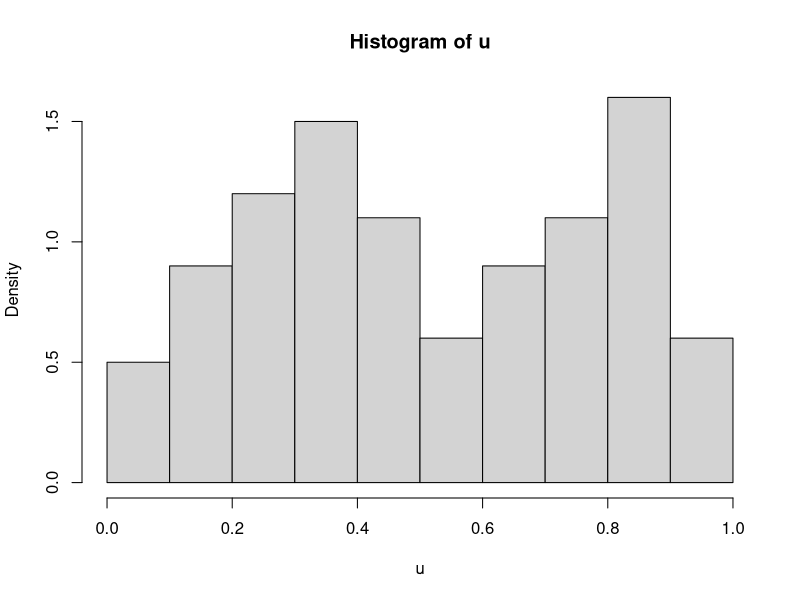
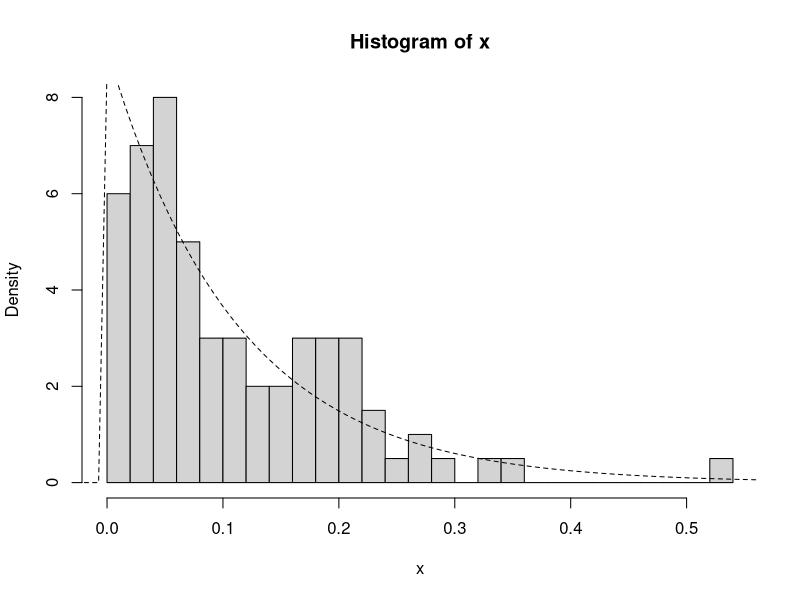
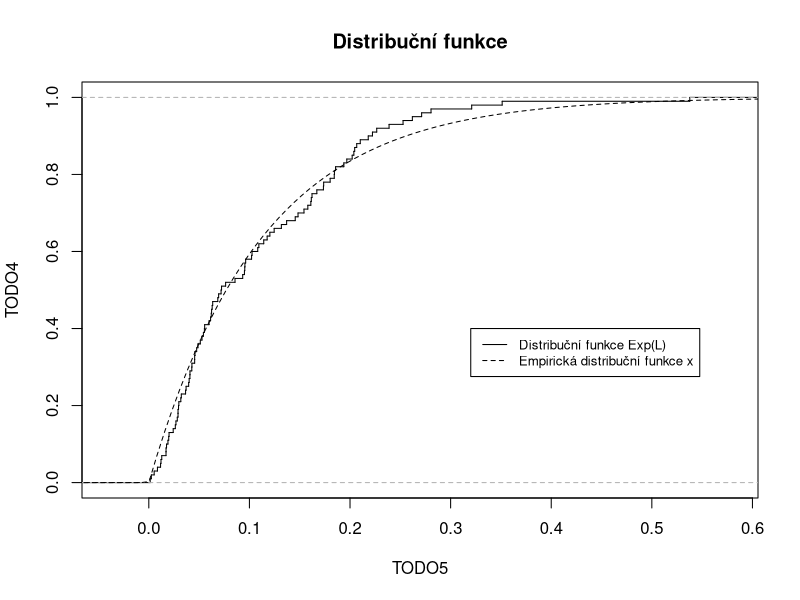
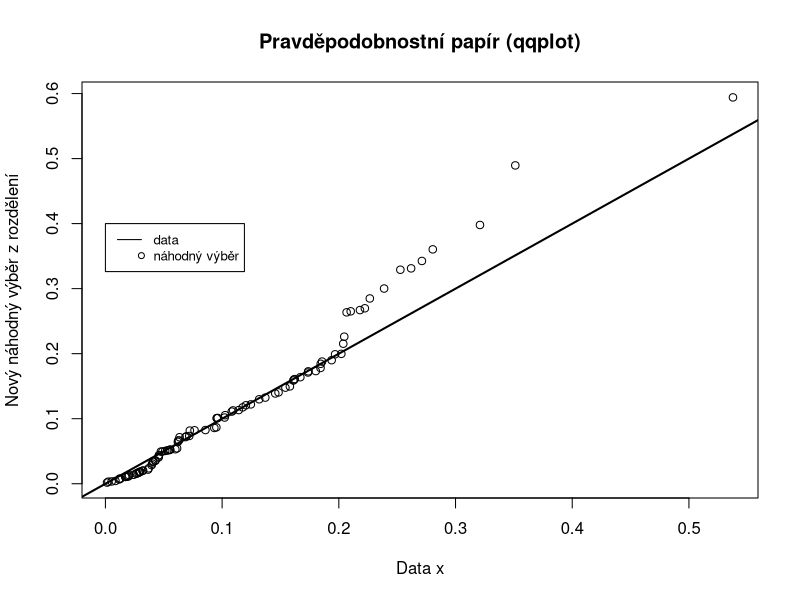
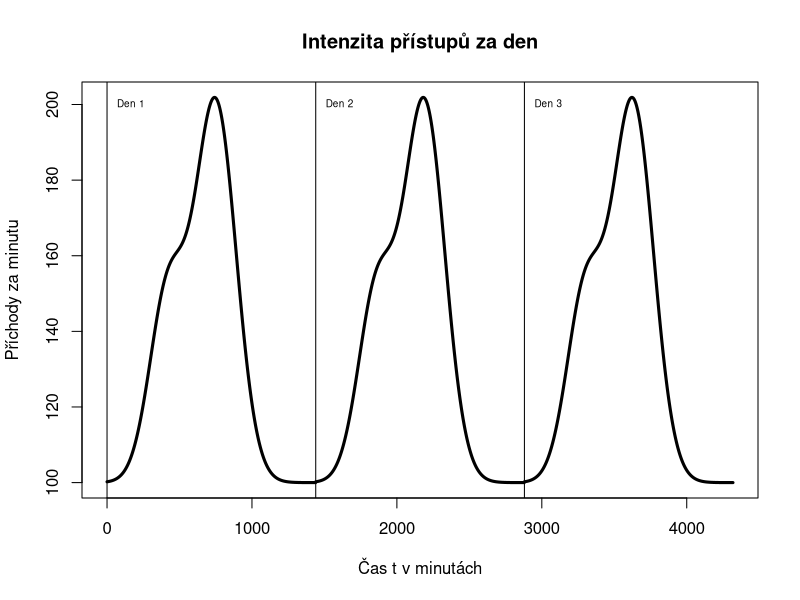
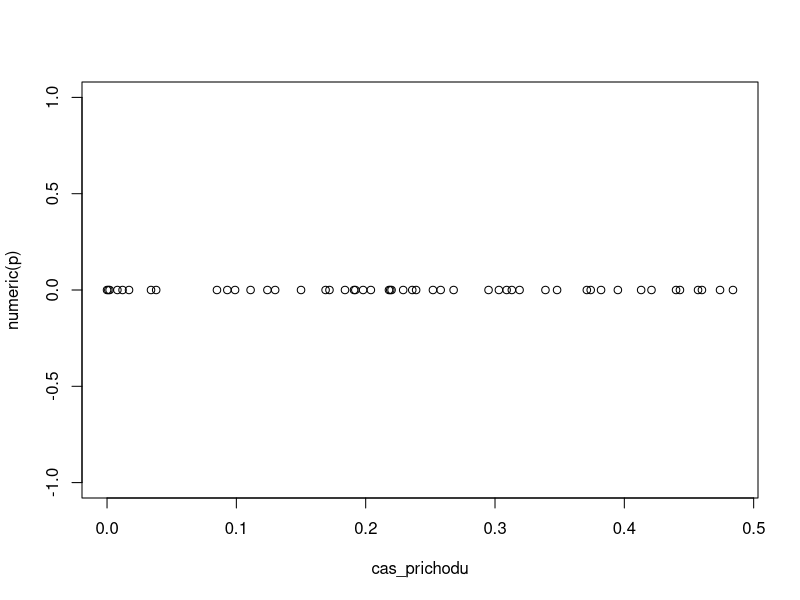
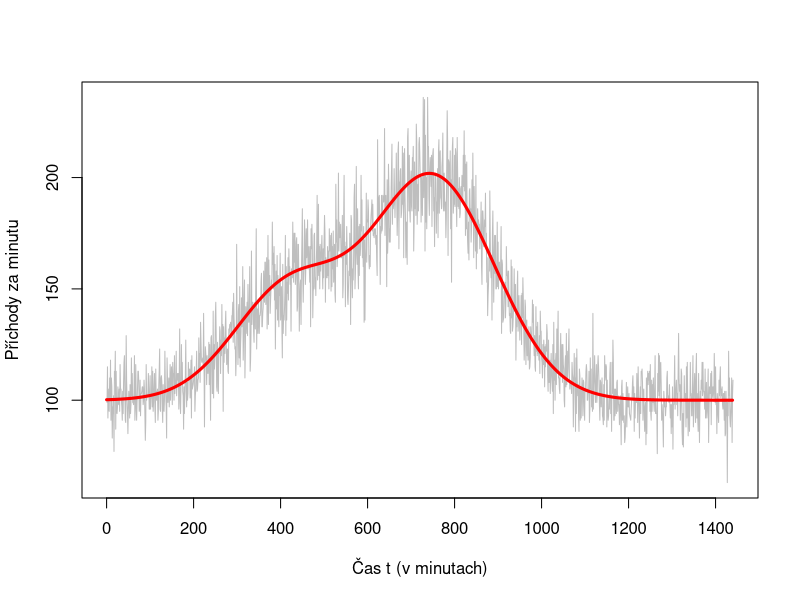
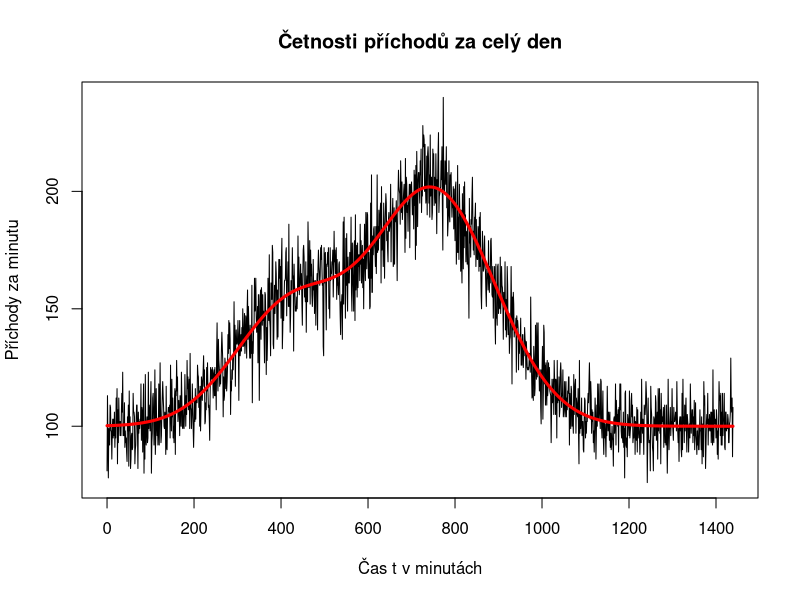

The R source for these figures, in order:
# MP-SPI 2015 ukol 1
# zdrojovy kod
# autori:
#   nesrotom - 107 - Nesrovnal Tomas
#   krakovoj - 103 - Krakora Vojtech
#   sabattom - 103 - Sabata Tomas
#################################################################
`+<-` <- `+` # operator += 
`-<-` <- `-` # operator -=
#################################################################
# NASTAVENI PROMENNYCH K, L
K=nchar('Tomas') # |jmeno|, K = 5
L=nchar('Nesrovnal') # |prijmeni|, L = 10
#################################################################
# 1.1
# http://en.wikipedia.org/wiki/Exponential_distribution#Generating_exponential_variates
n=K*20
u=runif(n, min=0, max=1) # Generuje n náhodných hodnot z UNIF(0,1)
x=-log(1-u)/L # Exp rozdělení z rovnoměrného inverzní distr. fcí.
#################################################################
# 1.2
hist(u,freq=FALSE)
hist(x,breaks=5*K,freq=FALSE) # Histogram našich hodnot
#help(hist) freq --> logical;
#if TRUE, the histogram graphic is a representation of frequencies, the counts component of the result;
#if FALSE, probability densities, component density, are plotted (so that the histogram has a total area of one).
xWidth=max(x)-min(x) # Rozpětí hodnot
xGrid=seq(min(x)-0.2*xWidth,max(x)+0.2*xWidth,length=n) # vytvoří hodnoty kvantilů (?)
lines(xGrid,dexp(xGrid,rate=L),col="black",lty=2) # přiloží graf hustoty k histogramu
################################################################
# 1.3 Opsáno ze zadáni, graf emp. exp. fce
plot(ecdf(x),verticals=TRUE,do.points=FALSE,
     lty=1,
     col="black",
     main="Distribuční funkce",
     ylab="TODO4",
     xlab="TODO5")
lines(xGrid,pexp(xGrid,rate=L),col="black",lty=2)
legend(x=0.32,y=0.4,c("Distribuční funkce Exp(L)",
       "Empirická distribuční funkce x"),
       cex=.8, 
       col=c("black","black"),
       lty=c(1,2))
################################################################
# 1.4
y=rexp(n,rate=L) # hodnoty ze stejného rozdělení jako se kterým porovnáváme
qqplot(x,y, main="Pravděpodobnostní papír (qqplot)",
       ylab="Nový náhodný výběr z rozdělení",
       xlab="Data x")
abline(0,1,col="black",lwd=2,lty=1)
legend(x=0,y=0.4,c("data",
                      "náhodný výběr"),
       cex=.8, 
       col=c("black","black"),
       lwd=1,
       pch=c(NA,1),
       lty=c(1,0),
       merge=FALSE
       )
#Pokud jsou hodnoty obou rozdělení stejné, ležely by na červené čáře. Hodnoty nejdál od čáry se nejvíce vychylují.
################################################################
# 1.5
################################################################
# 1.6 TODO TODO TODO TODO TODO TODO TODO TODO TODO TODO TODO TODO TODO TODO TODO 
chisq.test(x, p=y/sum(y)) 

# Chi-squared test for given probabilities
# data:  x
# X-squared = 58.0799, df = 99, p-value = 0.9997
# Warning message:
# In chisq.test(x, p = y/sum(y)) : Chi-squared approximation may be incorrect

#TODO: najit ks.test a zkusit to podle toho

###############################################################
# 2.1
lambda = function(t){100+50*exp(-(t-420)^2/(3600*L))+100*
                     exp(-(L*(-30*L+t-480)^2)/360000)}
day=24*60
t=seq(0,3*day-1) # prvni perioda
plot(t,lambda(t%%(day)),lty="solid",lwd=3,type="l",
     main="Intenzita přístupů za den",
     ylab="Příchody za minutu",
     xlab="Čas t v minutách")
text(0,200,"Den 1",cex=0.6,pos=4)
text(24*60,200,"Den 2",cex=0.6,pos=4)
text(24*120,200,"Den 3",cex=0.6,pos=4)
abline(h=0,v=0)
abline(h=0,v=24*60)
abline(h=0,v=24*120)
###############################################################
# 2.2
p=K*10 # pocet prichodu
cas_prichodu=numeric(p)
s=10^-3 # krok v case = 1/1000 minuty
t=0 # time = Aktuální čas
# Cyklus simuluje ubíhající čas (po skocích delta) a na základě
# funkce lambda generuje příchod zákazníka
i = p # budeme delat p prichodu
while (0 < i) {
  # FIXME: tady to chce chytrej komentar jak to funguje
  if (runif(1, min=0, max=1) < lambda(t) * s) {
    `-`(i)<-1 # odebereme jeden prichod
    cas_prichodu[i] = t # oznacime cas udalosti
  }
  `+`(t)<-s # udelame krok v case
}
# aby byl graf jako na eduxu, vypiseme spolu s polem
# cas_prichodu i pole nul
plot(cas_prichodu, numeric(p))
#################################################################
# 2.3
cetnosti_za_minutu=numeric(day) # pro cely den
day_seq=seq(0,day-1)
lamda_day_seq=lambda(day_seq)
# 2.3 EDUX -----------------------------------------------------
# potrebujeme, zarovnat hodnoty lamdy mezi 0-1. to udelame tak
# ze vysledek lamda(x) vydelime maximalni hodnotou
max_lambda = max(lambda(day_seq))
scaled_lambda = function(t){lambda(t)/max_lambda}
arrivals = NULL;
posledni_prichod = 0
while (posledni_prichod < day) {
  `+`(posledni_prichod)<-rexp(1,rate=max_lambda)
  if (runif(1, min=0, max=1) < (scaled_lambda(posledni_prichod))){
    arrivals = append(arrivals, posledni_prichod)
  }
} 
hi = hist(arrivals, plot=FALSE, breaks=day)
plot(hi$counts[hi$mids], type="l", col='gray',
     xlab="Čas t (v minutach)",
     ylab="Příchody za minutu")
lines (day_seq, lamda_day_seq, type="l", lwd=3, col="red")
# 2.3 VYLEPSENO ------------------------------------------------
# V "cestnosti_za_minutu[m]" bude pocet prichodu
# za minutu "m".
# Cely den projdu po krocich "s" a pokud nahodne
# vygenerovane cislo bude pod mez, pridam prisup
# k dane minute. Protoze krok "s" je mensi nez
# minuta, je potreba oriznout desetinnou cast
# od casu "t", abysme dostali cele minuty.
t = day
while (0 < t) {
  if (runif(1, min=0, max=1) < lambda(t) * s) {
    `+`(cetnosti_za_minutu[(t %/% 1)+1])<-1
  }
  `-`(t)<-s
}
plot(day_seq, cetnosti_za_minutu, lwd=1, type='l',
     main="Četnosti příchodů za celý den",
     ylab="Příchody za minutu",
     xlab="Čas t v minutách")
lines(day_seq,lamda_day_seq, lwd=3, col='red')
############################################################################
# 3
vezme_kuryra=K/(K+L)  # Ze všech zákazníků K/(K+L) použije kurýrní službu
za_minutu_kuryr=numeric(day) 
# Cyklus prochází všechny minutové výskyty a spočíta pravděpodobnosti,
# že zákazník použije kurýra
m=day
while (0 < m) { # pro kazdou minutu po cely den
  o=cetnosti_za_minutu[m] # pocet objednavek za minutu m
  while(0<o){ # pro vsechny objednavky za tu minutu
    if(runif(1,min=0,max=1)<vezme_kuryra){ # zvoli kuryra?
      `+`(za_minutu_kuryr[m])<-1
    }
    `-`(o)<-1 # o--
  }
  `-`(m)<-1 # m--
}
za_minutu_posta=cetnosti_za_minutu-za_minutu_kuryr
plot(day_seq,za_minutu_kuryr,lwd=1,col='lightgreen',type='l',
     ylim=c(10,150),
     main="Způsoby dodávky",
     ylab="Četnosti příchodů objednávek",
     xlab="Čas t v minutách")
lines(day_seq,lamda_day_seq*vezme_kuryra,lwd=3,col='green')
lines(day_seq,za_minutu_posta,lwd=1, col='lightpink',type='l')
# pravdepodovnost, ze vezmou postu je doplnkem k tomu,
# ze vezmou kuryra
lines(day_seq,lamda_day_seq*(1-vezme_kuryra),lwd=3,col='red')
legend(x=1200,y=150,c("kurýr","pošta"),cex=.8, 
       col=c("green","red"),lty=c(1,1))